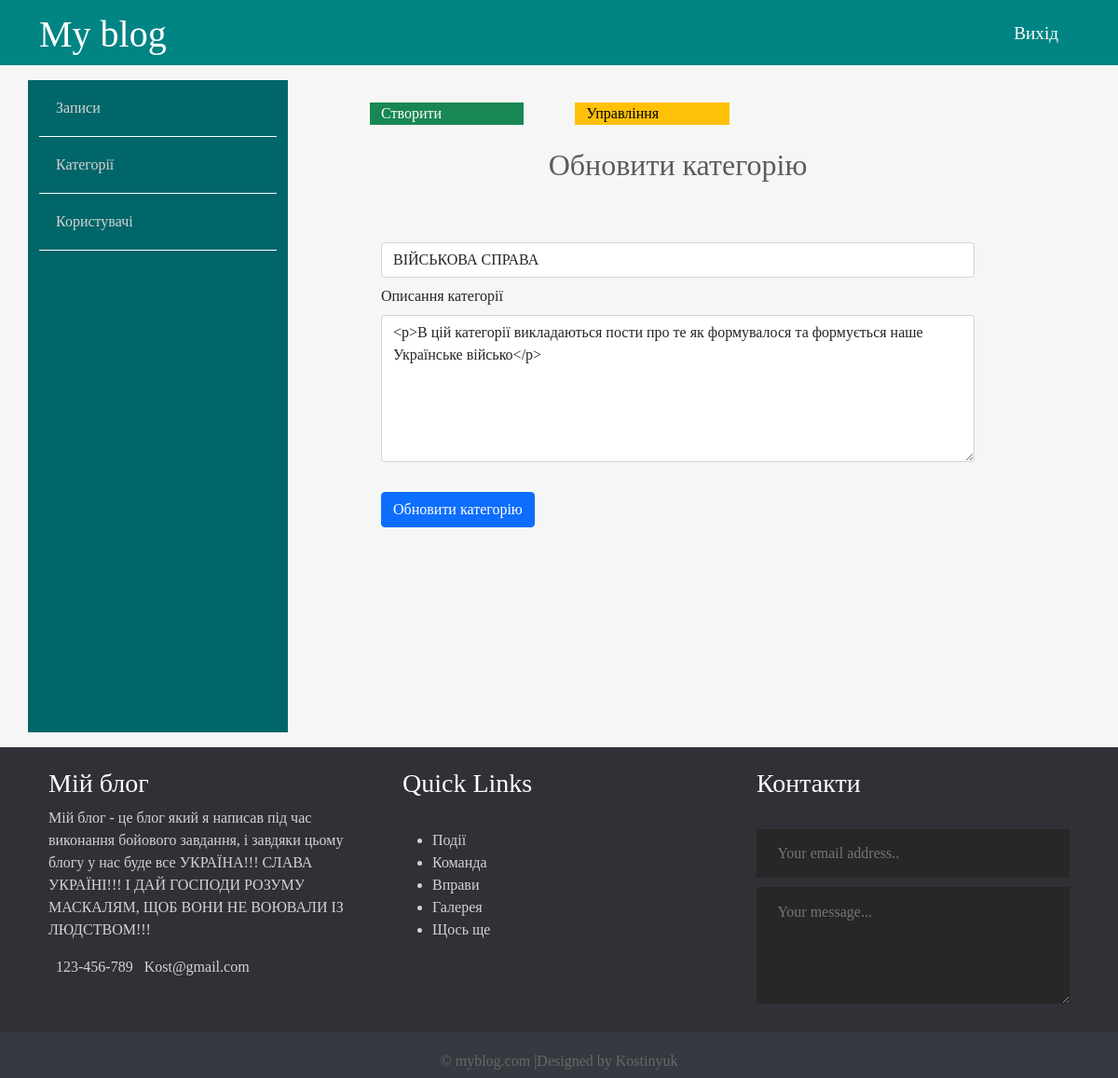
Page /admin/topics/edit.php?id=3 on the committed database.
### tables this page shows
CREATE TABLE `topics` (
  `id` int(12) UNSIGNED NOT NULL,
  `name` varchar(120) DEFAULT NULL,
  `description` text DEFAULT NULL
);

### app/controllers/topics.php (called while the page is built, shortened)
<?php
  @include "../../app/database/db.php";
if ($_SERVER['REQUEST_METHOD'] === "GET" && isset($_GET['id'])) {
    $id = $_GET['id'];
    $topic = selectOne('topics', ['id' => $id]);
    $name = @$topic['name'];
    $description = @$topic['description'];
}

### app/database/db.php (called while the page is built, shortened)
<?php
require "connect.php";
 function dbCheckError($query)
 {
     $errInfo = $query->errorInfo();
     return true;
 }
function selectOne($table, $params = [])
{
    global $pdo;
    $sql = "SELECT * FROM $table";
    if (!empty($params)) {
        $i = 0;
        foreach ($params as $key => $value) {
            if ($i === 0) {
                $sql = $sql . " WHERE $key = $value";
            } else {
                $sql = $sql . " AND $key = $value";
            }
            $i++;
        }
    }
    $query = $pdo->prepare($sql);
    @$query->execute();
    return $query->fetch();
}

### admin/topics/edit.php (the view, shortened to what this page needs)
<?php session_start();
include "../../app/controllers/topics.php";
?>
<!doctype html>
<div lang="en">
    <head>
        <link href="https://cdn.jsdelivr.net/npm/bootstrap@5.0.2/dist/css/bootstrap.min.css"
              rel="stylesheet"
>
        <link rel="stylesheet" href="../../assets/CSS/admin.css">
    </head>
    <div>
        <?php include ("../../app/include/header-admin.php") ?>
        <div class="container">
            <div class="row">
                <?php include ("../../app/include/sidebar-admin.php") ?>
                <div class="posts col-9">
                    <div class="button row">
                        <a href="<?php echo BASE_URL . "admin/topics/create.php"?>"  class="col-3 btn-success">Створити</a>
                        <span class="col-1"></span>
                        <a href="<?php echo BASE_URL . "admin/topics/index.php"?>"  class="col-3 btn-warning">Управління</a>
                    </div>
                    <h2>Обновити категорію</h2>
                    <div class="row add-post" >
                        <div class="col" >
                        </div>
                        <form action="edit.php" method ="post">
                <div class = "col-14">
                                <input name="name" value="<?= @$name; ?>" type="text" class="form-control" placeholder = "Ім'я категорії" aria-label="Ім'я категорії">
                            </div>
                            <div class="col-8>
                 <label for= " content " class = "form-label" >Описання категорії</div></label>
                    <textarea id="editor"  name="description" class="form-control" id="content" rows="6"><?=@$description?></textarea>
                </div>
                <div class="formula">
                    <div class="col">
                        <button name="topic-edit" class="btn btn-primary" type="submit">Обновити категорію</button>
                    </div>
                </div>
            </div>
        </div>
    </div>
</div>
</div>
<?php include ("../../app/include/footer.php") ?>
</body>
</html>

### assets/CSS/admin.css (style rules this page uses)
* { font-family: "Comfortaa", cursive; }
html, h1, h2, h3, h4, h5, h6 { color: #5c5b5b; }
a { text-decoration: none; color: inherit; }
.posts { height: 100%; padding: 40px 100px 100px; overflow-y: scroll; }
.posts h2 { text-align: center; margin: 1.5rem 0; }
.add-post div { margin: 0.5rem 0; }
.formula { margin: 2rem 0; }

### rows in the picture
topics: name "ВІЙСЬКОВА СПРАВА", description "<p>В цій категорії викладаються пости про те як формувалося та формується наше Українське військо</p>"
